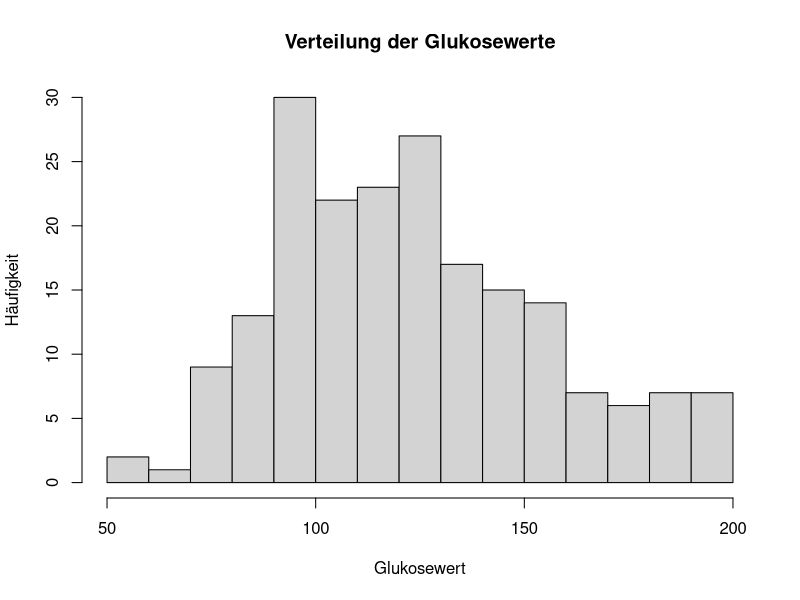
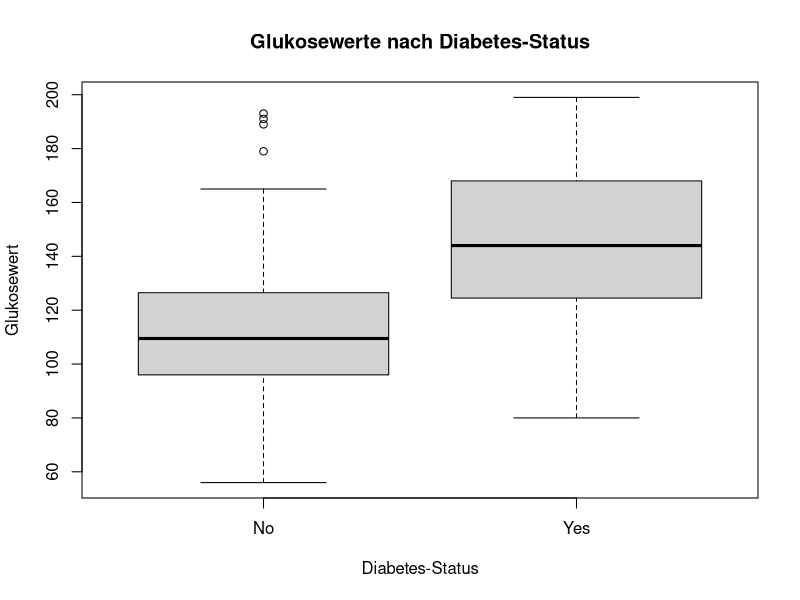
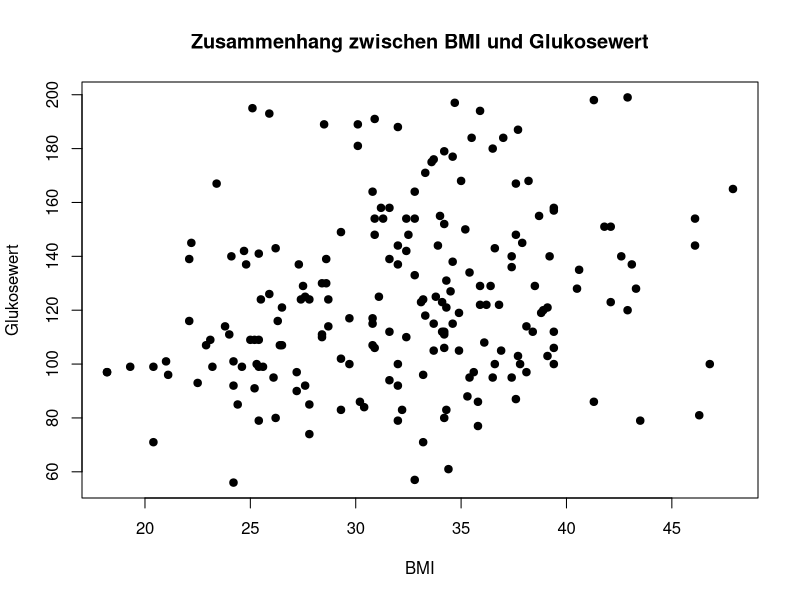
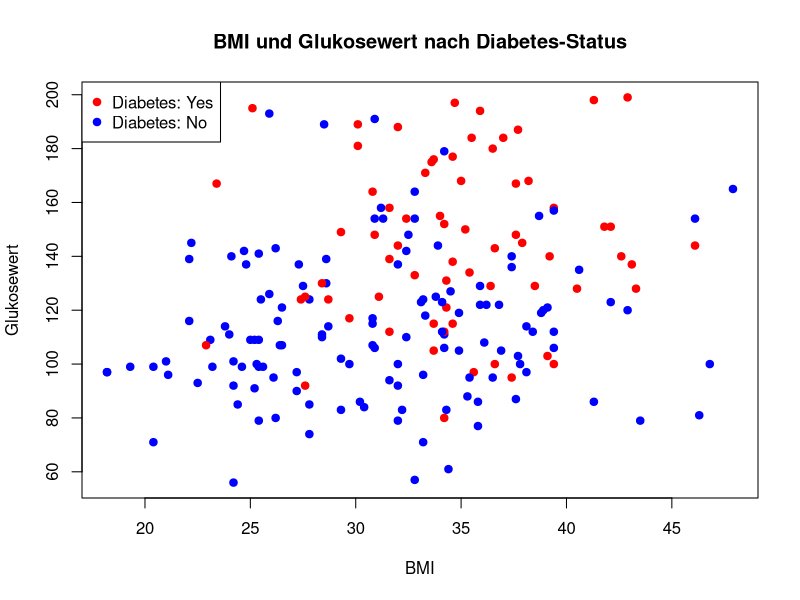
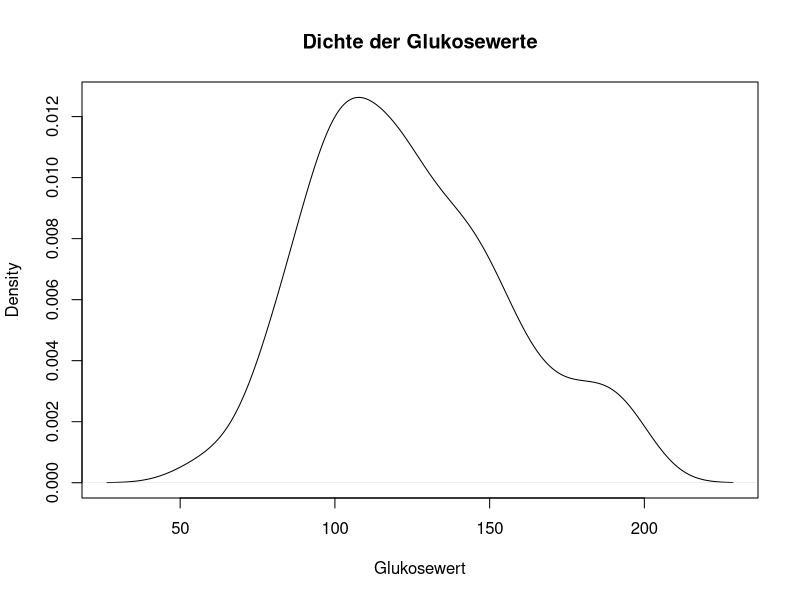
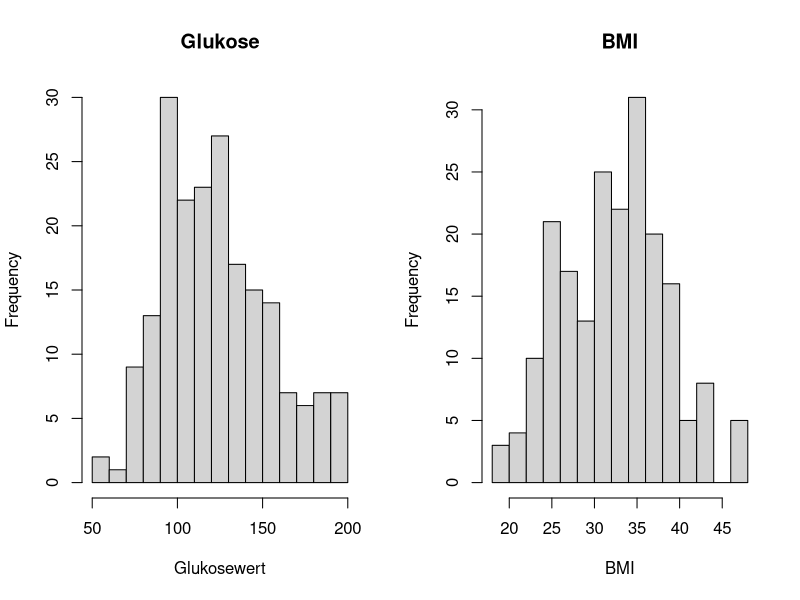
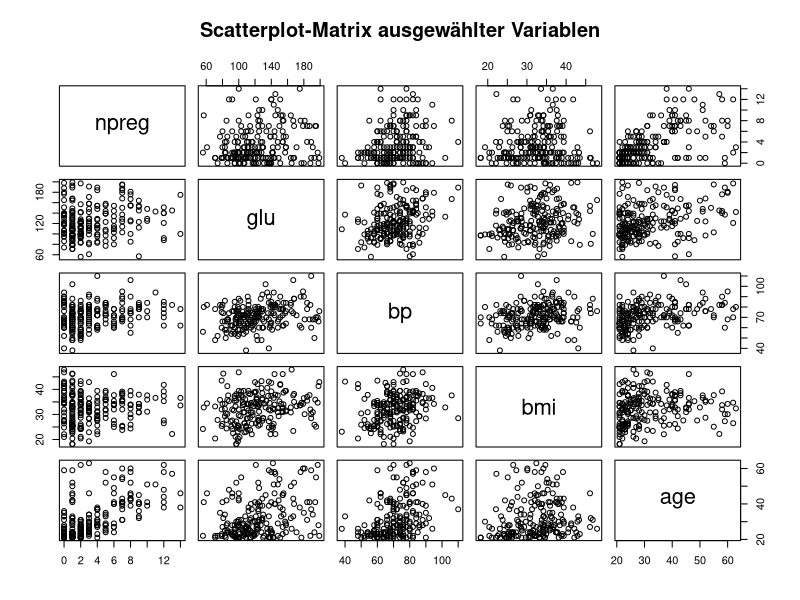
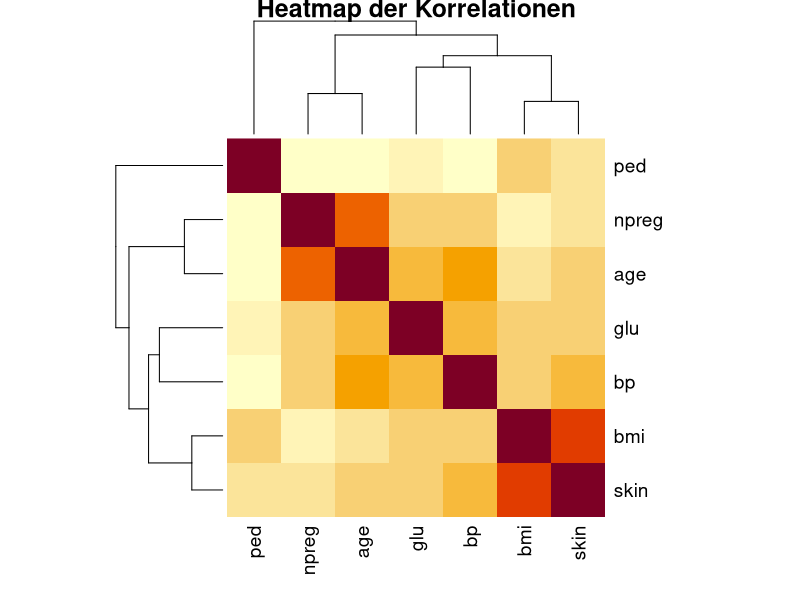

The R source for these figures, in order:
## ---- chunk 1
library(MASS)

data(Pima.tr)
head(Pima.tr)
## ---- chunk 2
str(Pima.tr)
## ---- chunk 3
hist(Pima.tr$glu,
     breaks = 20,
     main = "Verteilung der Glukosewerte",
     xlab = "Glukosewert",
     ylab = "Häufigkeit")
## ---- chunk 4
boxplot(glu ~ type,
        data = Pima.tr,
        main = "Glukosewerte nach Diabetes-Status",
        xlab = "Diabetes-Status",
        ylab = "Glukosewert")
## ---- chunk 5
plot(Pima.tr$bmi, Pima.tr$glu,
     main = "Zusammenhang zwischen BMI und Glukosewert",
     xlab = "BMI",
     ylab = "Glukosewert",
     pch = 19)
## ---- chunk 6
plot(Pima.tr$bmi, Pima.tr$glu,
     main = "BMI und Glukosewert nach Diabetes-Status",
     xlab = "BMI",
     ylab = "Glukosewert",
     pch = 19,
     col = ifelse(Pima.tr$type == "Yes", "red", "blue"))

legend("topleft",
       legend = c("Diabetes: Yes", "Diabetes: No"),
       col = c("red", "blue"),
       pch = 19)
## ---- chunk 7
plot(density(Pima.tr$glu),
     main = "Dichte der Glukosewerte",
     xlab = "Glukosewert")
## ---- chunk 8
par(mfrow = c(1, 2))

hist(Pima.tr$glu,
     breaks = 20,
     main = "Glukose",
     xlab = "Glukosewert")

hist(Pima.tr$bmi,
     breaks = 20,
     main = "BMI",
     xlab = "BMI")

par(mfrow = c(1, 1))
## ---- chunk 9
pairs(Pima.tr[, c("npreg", "glu", "bp", "bmi", "age")],
      main = "Scatterplot-Matrix ausgewählter Variablen")
## ---- chunk 10
korrelationen <- cor(Pima.tr[, c("npreg", "glu", "bp", "skin", "bmi", "ped", "age")])

korrelationen
## ---- chunk 11
korrelationen <- cor(Pima.tr[, c("npreg", "glu", "bp", "skin", "bmi", "ped", "age")])

heatmap(korrelationen,
        main = "Heatmap der Korrelationen",
        symm = TRUE)
## ---- chunk 12
heatmap(korrelationen,
        main = "Heatmap der Korrelationen ohne Umordnung",
        symm = TRUE,
        Rowv = NA,
        Colv = NA)
## ---- chunk 13
library(ggplot2)
## ---- chunk 14
ggplot(Pima.tr, aes(x = age, y = glu)) +
  geom_point()
## ---- chunk 15
ggplot(data = Pima.tr, aes(x = age, y = glu)) +
  geom_point()
## ---- chunk 16
ggplot(Pima.tr, aes(x = age, y = glu)) +
  geom_point()
## ---- chunk 17
ggplot(Pima.tr, aes(x = age, y = glu, color = type)) +
  geom_point(size = 3)
## ---- chunk 18
ggplot(Pima.tr, aes(x = age, y = glu, color = type)) +
  geom_point()
## ---- chunk 19
ggplot(Pima.tr, aes(x = age, y = glu)) +
  geom_point(color = "blue")
## ---- chunk 20
data(DNase)

head(DNase)
## ---- chunk 21
ggplot(DNase, aes(x = conc, y = density)) +
  geom_point()
## ---- chunk 22
ggplot(DNase, aes(x = conc, y = density)) +
  geom_point() +
  scale_x_log10()
## ---- chunk 23
ggplot(DNase, aes(x = conc, y = density, group = Run)) +
  geom_line() +
  geom_point()
## ---- chunk 24
ggplot(DNase, aes(x = density)) +
  geom_histogram(bins = 25)
## ---- chunk 25
ggplot(DNase, aes(x = density)) +
  geom_histogram(binwidth = 0.1)
## ---- chunk 26
ggplot(DNase, aes(x = density)) +
  geom_density()
## ---- chunk 27
ggplot(DNase, aes(x = density, color = Run)) +
  geom_density()
## ---- chunk 28
ggplot(DNase, aes(x = density, color = Run)) +
  geom_density(bw=0.06)
## ---- chunk 29
ggplot(DNase, aes(x = factor(Run, levels = 1:11), y = density)) +
  geom_boxplot() +
  labs(
    x = "Versuchslauf",
    y = "Dichte",
    title = "Dichtewerte nach Versuchslauf"
  )
## ---- chunk 30
ggplot(DNase, aes(x = factor(Run, levels = 1:11), y = density)) +
  geom_boxplot()
## ---- chunk 31
ggplot(DNase, aes(x = conc, y = density)) +
  geom_point() +
  geom_smooth()
## ---- chunk 32
ggplot(DNase, aes(x = conc, y = density)) +
  geom_point() +
  geom_smooth(method = "lm")
## ---- chunk 33
ggplot(DNase, aes(x = conc, y = density)) +
  geom_point() +
  scale_x_log10()
## ---- chunk 34
ggplot(DNase, aes(x = conc, y = density)) +
  geom_point() +
  geom_smooth(se = FALSE) +
  scale_x_log10()
## ---- chunk 35
ggplot(DNase, aes(x = conc, y = density)) +
  geom_point() +
  geom_smooth(se = TRUE) +
  scale_x_log10()
## ---- chunk 36
ggplot(DNase, aes(x = conc, y = density, color = Run)) +
  geom_point() +
  scale_x_log10()
## ---- chunk 37
ggplot(DNase, aes(x = conc, y = density, color = Run, group = Run)) +
  geom_line() +
  geom_point() +
  scale_x_log10()
## ---- chunk 38
groups <- data.frame(
  sampleGroup = c(
    "E3.25",
    "E3.25 (FGF4-KO)",
    "E3.5 (EPI)",
    "E3.5 (FGF4-KO)",
    "E3.5 (PE)",
    "E4.5 (EPI)",
    "E4.5 (FGF4-KO)",
    "E4.5 (PE)"
  ),
  n = c(36, 17, 11, 8, 11, 4, 10, 4),
  color = c(
    "#CAB2D6",
    "#FDBF6F",
    "#A6CEE3",
    "#FF7F00",
    "#B2DF8A",
    "#1F78B4",
    "#E31A1C",
    "#33A02C"
  )
)

groups
## ---- chunk 39
ggplot(groups, aes(x = sampleGroup, y = n)) +
  geom_col()
## ---- chunk 40
ggplot(groups, aes(x = sampleGroup, y = n)) +
  geom_bar(stat = "identity")
## ---- chunk 41
ggplot(groups, aes(x = sampleGroup, y = n)) +
  geom_col() +
  theme(axis.text.x = element_text(angle = 90, hjust = 1))
## ---- chunk 42
ggplot(groups, aes(x = n, y = sampleGroup)) +
  geom_col()
## ---- chunk 43
groupColor <- setNames(groups$color, groups$sampleGroup)

groupColor
## ---- chunk 44
ggplot(groups, aes(x = sampleGroup, y = n, fill = sampleGroup)) +
  geom_col() +
  scale_fill_manual(values = groupColor, name = "Gruppe") +
  theme(axis.text.x = element_text(angle = 90, hjust = 1))
## ---- chunk 45
ggplot(DNase, aes(x = conc, y = density)) +
  geom_point() +
  geom_line() +
  scale_x_log10() +
  facet_wrap(~ Run)
## ---- chunk 46
ggplot(DNase, aes(x = conc, y = density, color = Run, group = Run)) +
  geom_line() +
  geom_point() +
  scale_x_log10() +
  labs(
    title = "DNase-Assay: Zusammenhang zwischen Konzentration und optischer Dichte",
    subtitle = "Messungen aus mehreren Versuchsläufen",
    x = "Konzentration (log10-Skala)",
    y = "Optische Dichte",
    color = "Versuchslauf"
  )
## ---- chunk 47
ggplot(DNase, aes(x = conc, y = density)) +
  geom_point() +
  theme_minimal()
## ---- chunk 48
ggplot(DNase, aes(x = conc, y = density, color = Run, group = Run)) +
  geom_line() +
  geom_point() +
  scale_x_log10() +
  labs(
    title = "DNase-Assay",
    x = "Konzentration (log10-Skala)",
    y = "Optische Dichte",
    color = "Versuchslauf"
  ) +
  theme_minimal()
## ---- chunk 49
ggplot(Pima.tr, aes(x = bmi, y = glu)) +
  geom_point()
## ---- chunk 50
ggplot(Pima.tr, aes(x = bmi, y = glu)) +
  geom_point(alpha = 0.6)
## ---- chunk 51
ggplot(Pima.tr, aes(x = bmi, y = glu, color = type)) +
  geom_point(alpha = 0.7)
## ---- chunk 52
ggplot(Pima.tr, aes(x = bmi, y = glu, color = type)) +
  geom_point(alpha = 0.7, size = 2)
## ---- chunk 53
ggplot(Pima.tr, aes(x = bmi, y = glu, color = type)) +
  geom_point(alpha = 0.7, size = 2) +
  labs(
    title = "BMI und Glukosewert im Vergleich",
    subtitle = "Jeder Punkt steht für eine Person im Datensatz",
    x = "Body-Mass-Index (BMI)",
    y = "Glukosewert",
    color = "Diabetesstatus"
  )
## ---- chunk 54
ggplot(Pima.tr, aes(x = bmi, y = glu, color = type)) +
  geom_point(alpha = 0.7, size = 2) +
  labs(
    title = "BMI und Glukosewert im Vergleich",
    subtitle = "Jeder Punkt steht für eine Person im Datensatz",
    x = "Body-Mass-Index (BMI)",
    y = "Glukosewert",
    color = "Diabetesstatus"
  ) +
  theme_minimal()
## ---- chunk 55
ggplot(Pima.tr, aes(x = bmi, y = glu)) +
  geom_point(alpha = 0.7, size = 2) +
  facet_wrap(~ type) +
  labs(
    title = "BMI und Glukosewert nach Diabetesstatus",
    subtitle = "Jede Teilgrafik zeigt eine Gruppe",
    x = "Body-Mass-Index (BMI)",
    y = "Glukosewert"
  ) +
  theme_minimal()
## ---- chunk 56
ggplot(Pima.tr, aes(x = bmi, y = glu, color = type)) +
  geom_point(alpha = 0.7, size = 2) +
  scale_color_manual(
    values = c("No" = "steelblue", "Yes" = "firebrick"),
    labels = c("No" = "kein Diabetes", "Yes" = "Diabetes")
  ) +
  labs(
    title = "BMI und Glukosewert im Vergleich",
    subtitle = "Farblich unterschieden nach Diabetesstatus",
    x = "Body-Mass-Index (BMI)",
    y = "Glukosewert",
    color = "Diabetesstatus"
  ) +
  theme_minimal()
## ---- chunk 57
ggplot(Pima.tr, aes(x = bmi, y = glu, color = type)) +
  geom_point(alpha = 0.75, size = 2) +
  scale_color_manual(
    values = c("No" = "steelblue", "Yes" = "firebrick"),
    labels = c("No" = "kein Diabetes", "Yes" = "Diabetes")
  ) +
  labs(
    title = "BMI und Glukosewert im Vergleich",
    subtitle = "Personen mit Diabetes weisen tendenziell höhere Glukosewerte auf",
    x = "Body-Mass-Index (BMI)",
    y = "Glukosewert",
    color = "Diabetesstatus"
  ) +
  theme_minimal()
